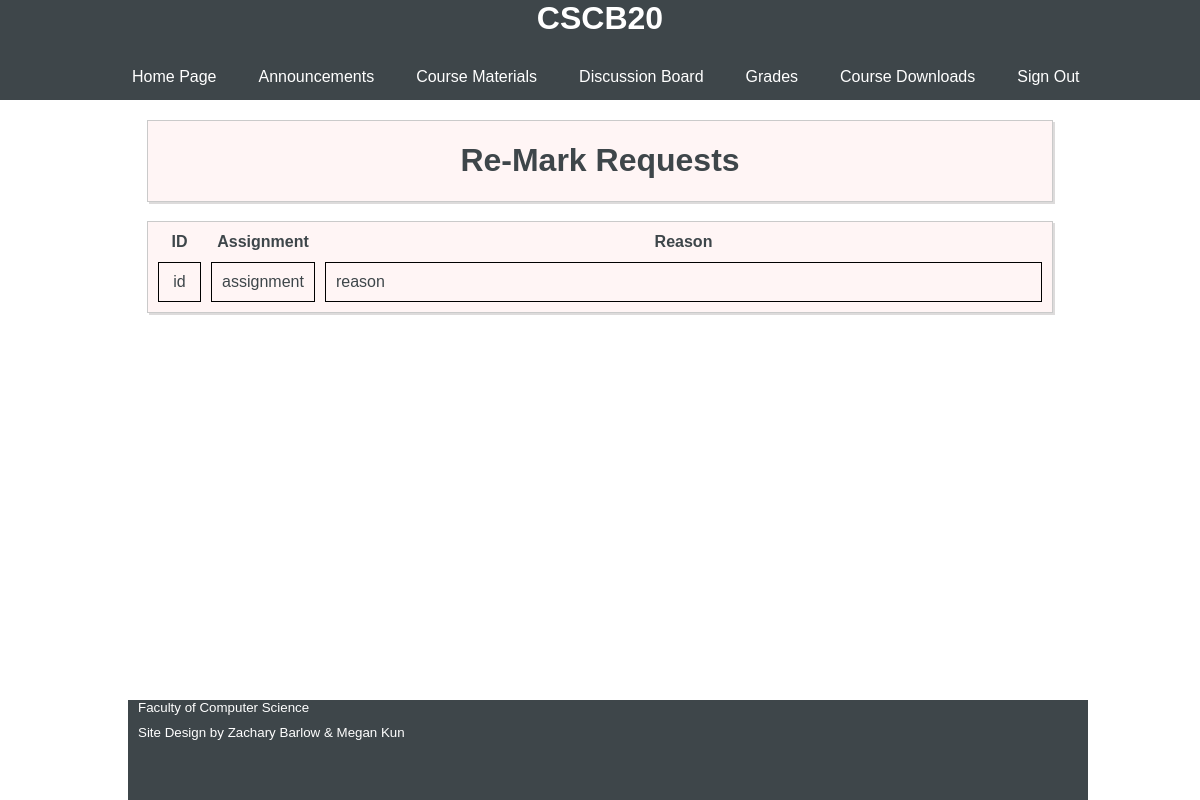
The app's page /ViewRemarks.php (signed in) with its own data.
### tables this page shows
CREATE TABLE `remarks` (
  `id` text,
  `assignment` text,
  `reason` text
);

### session.php (called while the page is built, shortened)
<?php
   include('config.php');
   $user_check = $_SESSION['login_user'];
   $ses_sql = mysqli_query($db,"select username from users where username = '$user_check' ");
   $row = mysqli_fetch_array($ses_sql,MYSQLI_ASSOC);
   $login_session = $row['username'];
?>

### ViewRemarks.php (the view, shortened to what this page needs)
<?php
  include("session.php");
 ?>
 <html>
 <head>
   <link type="text/css" href="style.css" rel="stylesheet">
 </head>
 <body>
   <?php
     $sql2 = "SELECT type FROM users WHERE username='$login_session'";
     $cr = mysqli_query($db,$sql2);
     $row2 = mysqli_fetch_array($cr,MYSQLI_ASSOC);
     if($row2['type'] == 1){
       echo '<div class="header">
       <h1>CSCB20</h1>
       <ul class="links">
         <li><a href="index.php">Home Page</a></li>
         <li><a href="announcements.php">Announcements</a></li>
         <li class="dropdown"><a href="#">Course Materials</a>
             <ul class="dropdown-content">
               <li><a href="./pdfs/Syllabus.pdf">Syllabus</a></li>
               <li><a href="LectureSlides.php">Lecture Slides</a></li>
               <li><a href="Assignments.php">Assignments</a></li>
               <li><a href="Labs.php">Labs</a></li>
               <li><a href="ProblemSets.php">Problem Sets</a></li>
               <li><a href="Solutions.php">Solutions</a></li>
               <li><a href="AnonFeedback.php">Anonymous Feedback</a></li>
             </ul>
           </li>
           <li><a href="https://piazza.com/class/jcpjjp5l4bywd">Discussion Board</a></li>
           <li class="dropdown"><a href="grades.php">Grades</a>
           <ul class="dropdown-content">
             <li><a href="prof_grades.php">All Grades</a></li>
             <li><a href="ViewRemarks.php">Re-Marks</a></li>
             <li><a href="EditMarks.php">Edit Marks</a></li>
           </ul>
           </li>';
     } else {
       die ("Not permitted <a href='index.php' style='color:blue'> Go to homepage </a>");
     }
    ?>
    <li><a href="CourseDownloads.php">Course Downloads</a></li>
    <li><a href = "logout.php">Sign Out</a></li>
    </ul>
    </div>
   <div class="main-sec">
    <div class="sub-sec">
      <h1>Re-Mark Requests</h1>
    </div>
     <div class="sub-sec" id="grades">
      <?php
        $query = "SELECT * FROM remarks";
        $result = mysqli_query($db,$query);
        echo "<table style='width:100%;border-spacing:10px;'>";
        echo "<th style='width:5%'>ID</th><th style='width:10%'>Assignment</th><th>Reason</th>";
        while($row = mysqli_fetch_array($result)){
          echo "<tr><td style='text-align:center;border: 1px solid black;padding:10px'>" . $row['id'] . "</td><td style='text-align:center;border: 1px solid black;padding:10px;'>" . $row['assignment'] . "</td><td style='border: 1px solid black;padding:10px'>" . $row['reason'] . "</td></tr>";
        }
        echo "</table>";
      ?>
    </div>
   </div>
   <div class="footer">
     <div style="text-align:left; padding-left:10px;"><a href="http://www.utsc.utoronto.ca/cms/computer-science-1"><small>Faculty of Computer Science</small></a></div>
     <div style="text-align:left; padding-left:10px; padding-top:10px;"><small>Site Design by Zachary Barlow & Megan Kun</small></div>
   </div>
 </body>
 </html>

### style.css (style rules this page uses)
html { position: relative; min-height: 100%; }
a { text-decoration: none; color:#FFFFFF; }
body { width: auto; font-family: Verdana, Geneva, sans-serif; background: #FFFFFF; color: #3E464A; }
small { color: #FFFFFF; }
.header { width: 100%; height: 100px; background: #3E464A; color:#FFFFFF; left: 0; position: fixed; margin-bottom: 50px; top: 0; }
.header h1 { text-align: center; display: block; margin-top: 0px; }
.header .links li { display: inline-block; padding: 10px; float: left; margin-left: 2%; position: relative; border-radius: 4px; }
.header ul { margin-left: 5%; }
.footer { background-color: #3E464A; position: absolute; bottom: 0; height: 100px; width: 80%; margin-left: 10%; overflow:hidden; color: #62A6CB }
.main-sec { margin: 120px; }
.main-sec h1 { text-align: center; }
.sub-sec { border: 0.2px solid #CACACA; box-shadow: 2px 2px #DDDBDB; background: #FFF5F5; margin: 2%; }

### records on screen
remarks: id "id", assignment "assignment", reason "reason"
